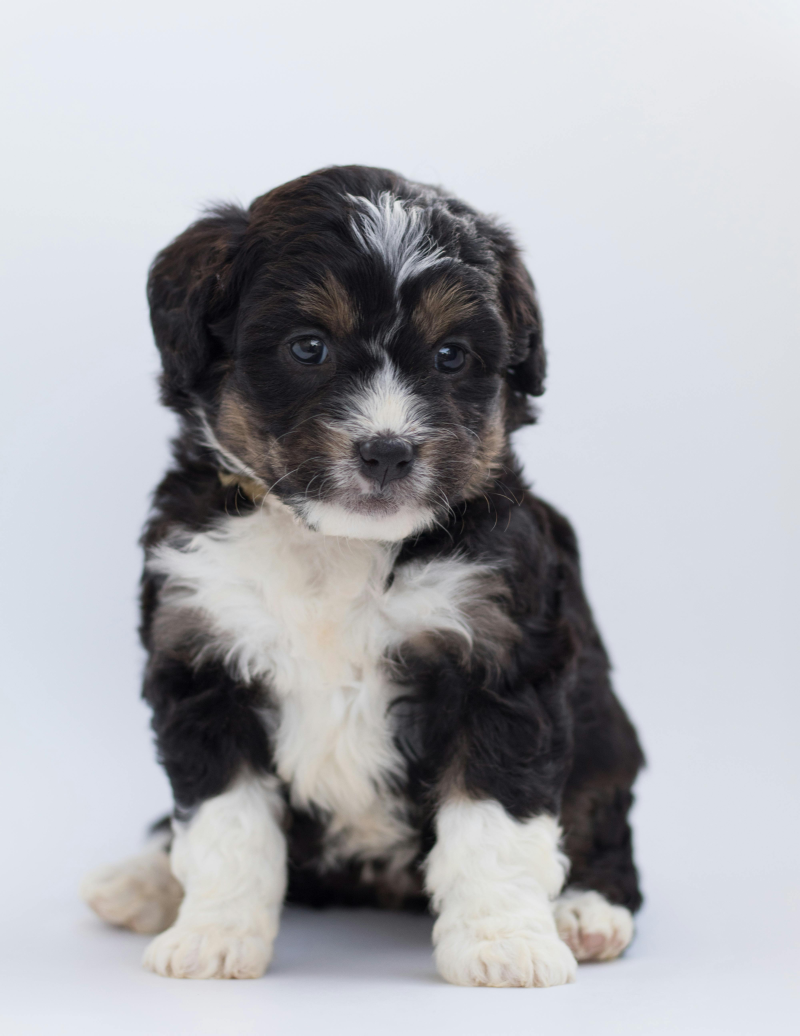
#> input picture images/sample.jpg, 4000 x 5176 px (shown at 1/5 size)
$ python -i preprocess_shared.py   (imports and definitions only)
#> lines starting #> are read from the running program, lines starting #| are printed output that depends on the picture
"""
Shared preprocessing for all three deployment pipelines.

All pipelines normalize with identical ImageNet statistics and use the same
resize/crop logic so that calibration data is equivalent across frameworks.
The only difference between the two variants is axis layout:
  - NCHW: PyTorch and ONNX models (channels-first)
  - NHWC: TFLite models after onnx-tf conversion (channels-last)
"""

import numpy as np
from PIL import Image

IMAGENET_MEAN = np.array([0.485, 0.456, 0.406], dtype=np.float32)
IMAGENET_STD  = np.array([0.229, 0.224, 0.225], dtype=np.float32)


def _load_and_normalize(path: str) -> np.ndarray:
    """
    Returns a (224, 224, 3) float32 HWC array normalized to ImageNet stats.
    Steps mirror torchvision's default MobileNet-V2 preprocessing:
      Resize shortest edge to 256 (bilinear) → centre-crop 224 → /255 → normalize.
    """
#> called with path = '../images/sample.jpg'
    img = Image.open(path).convert("RGB")
#> img is the input picture: PIL image 4000x5176 RGB; mean R, G, B 173.4, 174.2, 178.9

    # Resize: preserve aspect ratio so the shorter side becomes 256
    w, h = img.size
#> w = 4000; h = 5176
    if w <= h:
        new_w, new_h = 256, int(256 * h / w)
#> new_w = 256; new_h = 331
    else:
        new_w, new_h = int(256 * w / h), 256
    img = img.resize((new_w, new_h), Image.BILINEAR)
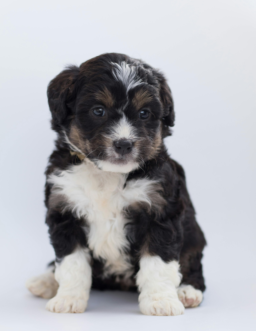
#> img: PIL image 256x331 RGB; mean R, G, B 173.4, 174.2, 178.9

    # Centre crop to 224x224
    left = (new_w - 224) // 2
#> left = 16
    top  = (new_h - 224) // 2
#> top = 53
    img  = img.crop((left, top, left + 224, top + 224))
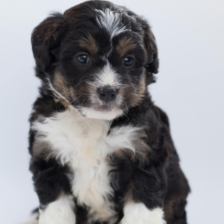
#> img: PIL image 224x224 RGB; mean R, G, B 145.8, 145.7, 149.8

    arr = np.array(img, dtype=np.float32) / 255.0      # [0, 1]
    arr = (arr - IMAGENET_MEAN) / IMAGENET_STD          # ImageNet normalized
    return arr                                           # (224, 224, 3) HWC


def load_image_nchw(path: str) -> np.ndarray:
    """Returns (1, 3, 224, 224) float32 — for PyTorch and ONNX/ORT models."""
    arr = _load_and_normalize(path)
    return arr.transpose(2, 0, 1)[np.newaxis, ...]      # NCHW


def load_image_nhwc(path: str) -> np.ndarray:
    """Returns (1, 224, 224, 3) float32 — for TFLite models (onnx-tf transposes to NHWC)."""
    arr = _load_and_normalize(path)
    return arr[np.newaxis, ...]                          # NHWC

>>> result = _load_and_normalize('../images/sample.jpg')
